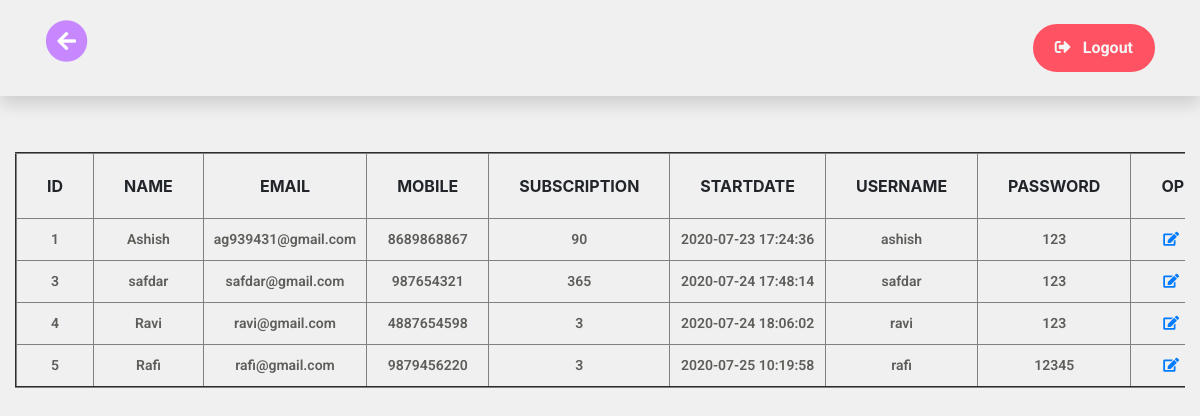
Screenshot of /admin/viewclient.php (signed in) with the database file from the repository.
### tables this page shows
CREATE TABLE `client` (
  `id` int(255) NOT NULL,
  `name` varchar(255) NOT NULL,
  `email` varchar(255) NOT NULL,
  `mobile` varchar(255) NOT NULL,
  `subscription` varchar(255) NOT NULL,
  `startdate` timestamp NOT NULL DEFAULT current_timestamp(),
  `username` varchar(255) NOT NULL,
  `password` varchar(255) NOT NULL,
  `message` varchar(255) NOT NULL,
  `status` varchar(255) NOT NULL
);

### admin/viewclient.php (the view, shortened to what this page needs)
<?php
 include '../connect.php';
?>
<!DOCTYPE html>
<html lang="en">
<head>
 <link rel="stylesheet" type="text/css" href="../style.css">
<link rel="stylesheet" href="https://maxcdn.bootstrapcdn.com/bootstrap/4.4.1/css/bootstrap.min.css">
<link rel="stylesheet" type="text/css" href="https://cdnjs.cloudflare.com/ajax/libs/font-awesome/5.13.0/css/all.min.css">
</head>
<body>
 <nav class="navbar shadow justify-content-between">
  <div class="container-lg">
    <a href="adminhome.php"><span class="fa-stack fa-lg"><i class="fa fa-circle fa-stack-2x"></i><i class="fa fa-arrow-left fa-stack-1x fa-inverse"></i></span></a>
    <a class="logout" href="../logout.php">
        <i class="fas fa-sign-out-alt mr-2"></i>
        Logout
    </a>
  </div>
</nav>
 <div class="container-fluid">
<div class="table-responsive">
<table border="2px">
  <thead>
    <tr>
      <th>id</th>
      <th>name</th>
      <th>email</th>
      <th>mobile</th>
      <th>subscription</th>
      <th>startdate</th>
      <th>username</th>
      <th>password</th>
      <th colspan="2">operation</th>
    </tr>
  </thead>
  <tbody>
    <?php
         $selectquery="select * from client";
         $call = mysqli_query($con,$selectquery);
        while( $res = mysqli_fetch_array($call) ){
           ?>
          <tr>
            <td><?php echo $res['id']?></td>
            <td><?php echo $res['name']?></td>
            <td><?php echo $res['email']?></td>
            <td><?php echo $res['mobile']?></td>
            <td><?php echo $res['subscription']?></td>
            <td><?php echo $res['startdate']?></td>
            <td><?php echo $res['username']?></td>
            <td><?php echo $res['password']?></td>
            <td><a href="editclient.php?id=<?php echo $res['id']; ?>" data-toggle="tooltip" data-placement="bottom" title="Update">
                      <i class="fa fa-edit"></i></a></td>
          </tr>
          <?php
        }
    ?>
  </tbody>
</table>
 </div>
</div>
</body>
</html>

### style.css (style rules this page uses)
* { margin: 0; padding: 0; }
html { background: #f0f0f0; }
body { background: #f0f0f0; overflow-x: hidden; }
.container-fluid { background: #f0f0f0; }
.fa-stack { position: absolute!important; top:20px; left:40px; font-size: 22px; color: #c788ff; transition: .4s; z-index: 999; }
.logout { padding:10px 20px; font-size: 16px; color: whitesmoke; font-weight: bold; transition: .4s; border-radius: 30px; background: #ff5363; outline: none; border: 2px solid #ff5363; font-family: 'Roboto', sans-serif; }
.logout i { margin-right: 10px; color: whitesmoke; }

### admin/viewclient.php (style rules this page uses)
.navbar { height: 12vh; background: #f0f0f0; }
table { margin-top: 7vh; width: 100%; }
th { padding:20px 30px; text-transform: uppercase; text-align: center; }
td { text-align: center; padding:10px; font-weight: 600; font-size: 14px; color: #5d5d5a; font-family: 'Roboto', sans-serif; }

### rows the page displays
client: id "1", name "Ashish", email "ag939431@gmail.com", mobile "8689868867", subscription "90", startdate "2020-07-23 17:24:36", username "ashish", password "123"
client: id "3", name "safdar", email "safdar@gmail.com", mobile "987654321", subscription "365", startdate "2020-07-24 17:48:14", username "safdar", password "123"
client: id "4", name "Ravi", email "ravi@gmail.com", mobile "4887654598", subscription "3", startdate "2020-07-24 18:06:02", username "ravi", password "123"
client: id "5", name "Rafi", email "rafi@gmail.com", mobile "9879456220", subscription "3", startdate "2020-07-25 10:19:58", username "rafi", password "12345"
